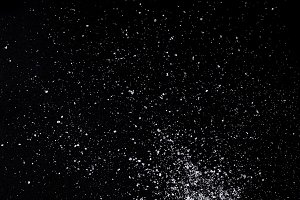
#> input picture ImageProcessing/salt.jpg, 300 x 200 px
$ python Canny.py --image salt.jpg
#> lines starting #> are read from the running program, lines starting #| are printed output that depends on the picture
import numpy as np
import argparse
import cv2


ap=argparse.ArgumentParser()
ap.add_argument("-i","--image", required=True)
args=vars(ap.parse_args())

image=cv2.imread(args["image"])
#> image is the input picture: shape (200, 300, 3); mean B, G, R 12, 10.7, 10.8
image=cv2.cvtColor(image, cv2.COLOR_BGR2GRAY)
#> image: shape (200, 300)
cv2.imshow("Grey", image)

blurred=cv2.GaussianBlur(image, (5,5),0)
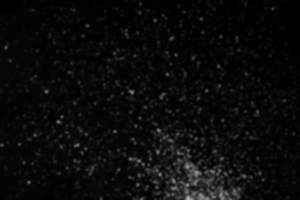
#> blurred: shape (200, 300); min 0, max 185, mean 10.8
cv2.imshow("Blurred", blurred)

canny=cv2.Canny(blurred,30,150)
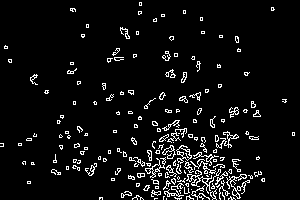
#> canny: shape (200, 300); 6.2% white in thin lines or dots
cv2.imshow("Canny", canny)
cv2.waitKey(0)
